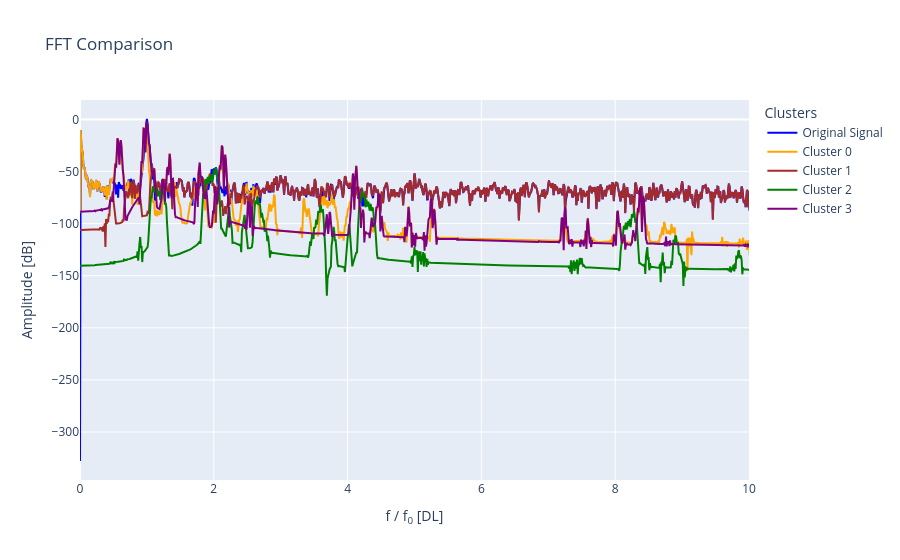
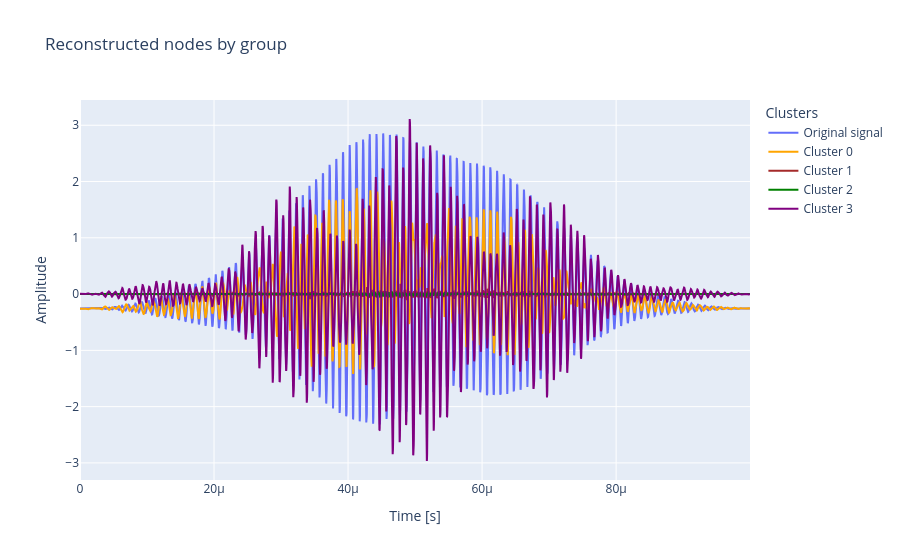

The code cell stored with these charts, in order, in its notebook:
### Code cell
# Set clusters to None to plot all of them, otherwise, plot a list of int
fig = plot.plot_fft_by_group(
    tr_obj, labels, no_clusters, sampling_rate,
    clusters=None, xlim=10, fundamental_freq=frequency,
    freq_threshold=freq_threshold
)

fig = plot.plot_reconstructions_by_group(tr_obj, labels, no_clusters, t_plot, freq_threshold)

### Figure 1 — Plotly figure (JSON) as saved in the notebook; plotly's stock layout.template omitted (floating-point values rounded to 4 significant figures; data arrays with more than 128 entries replaced by an {"elided": "..."} marker saying what was removed)
{"data": [{"line": {"color": "blue"}, "mode": "lines", "name": "Original Signal", "type": "scatter", "x": {"elided": "2500 float values"}, "y": {"elided": "2500 float values"}}, {"line": {"color": "orange"}, "mode": "lines", "name": "Cluster 0", "type": "scatter", "x": {"elided": "2500 float values"}, "y": {"elided": "2500 float values"}}, {"line": {"color": "brown"}, "mode": "lines", "name": "Cluster 1", "type": "scatter", "x": {"elided": "2500 float values"}, "y": {"elided": "2500 float values"}}, {"line": {"color": "green"}, "mode": "lines", "name": "Cluster 2", "type": "scatter", "x": {"elided": "2500 float values"}, "y": {"elided": "2500 float values"}}, {"line": {"color": "purple"}, "mode": "lines", "name": "Cluster 3", "type": "scatter", "x": {"elided": "2500 float values"}, "y": {"elided": "2500 float values"}}], "layout": {"legend": {"title": {"text": "Clusters"}}, "title": {"text": "FFT Comparison"}, "xaxis": {"range": [0, 10], "title": {"text": "f / f<sub>0</sub> [DL]"}}, "yaxis": {"title": {"text": "Amplitude [dB]"}}}}

### Figure 2 — Plotly figure (JSON) as saved in the notebook; plotly's stock layout.template omitted (floating-point values rounded to 4 significant figures; data arrays with more than 128 entries replaced by an {"elided": "..."} marker saying what was removed)
{"data": [{"mode": "lines", "name": "Original signal", "type": "scatter", "x": {"elided": "5000 float values"}, "y": {"elided": "5000 float values"}}, {"line": {"color": "orange"}, "mode": "lines", "name": "Cluster 0", "type": "scatter", "x": {"elided": "5000 float values"}, "y": {"elided": "5000 float values"}}, {"line": {"color": "brown"}, "mode": "lines", "name": "Cluster 1", "type": "scatter", "x": {"elided": "5000 float values"}, "y": {"elided": "5000 float values"}}, {"line": {"color": "green"}, "mode": "lines", "name": "Cluster 2", "type": "scatter", "x": {"elided": "5000 float values"}, "y": {"elided": "5000 float values"}}, {"line": {"color": "purple"}, "mode": "lines", "name": "Cluster 3", "type": "scatter", "x": {"elided": "5000 float values"}, "y": {"elided": "5000 float values"}}], "layout": {"legend": {"title": {"text": "Clusters"}}, "title": {"text": "Reconstructed nodes by group"}, "xaxis": {"title": {"text": "Time [s]"}}, "yaxis": {"title": {"text": "Amplitude"}}}}
